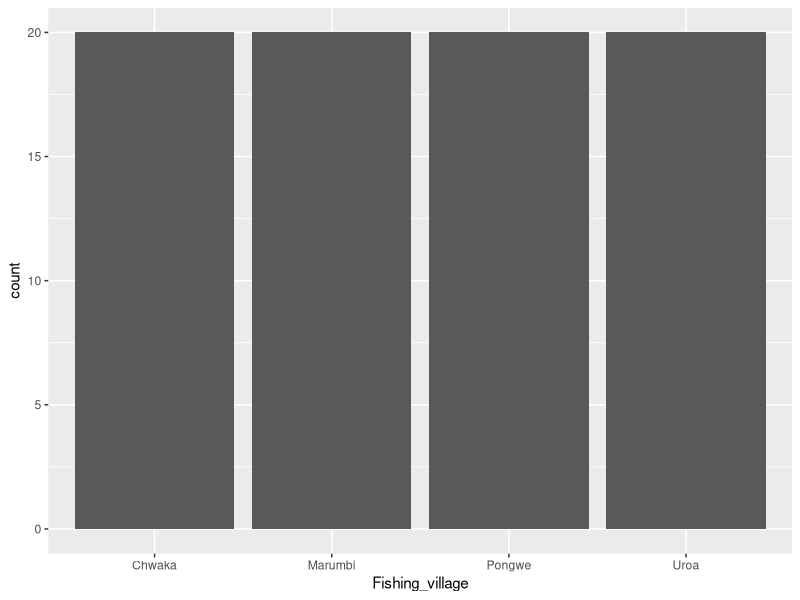
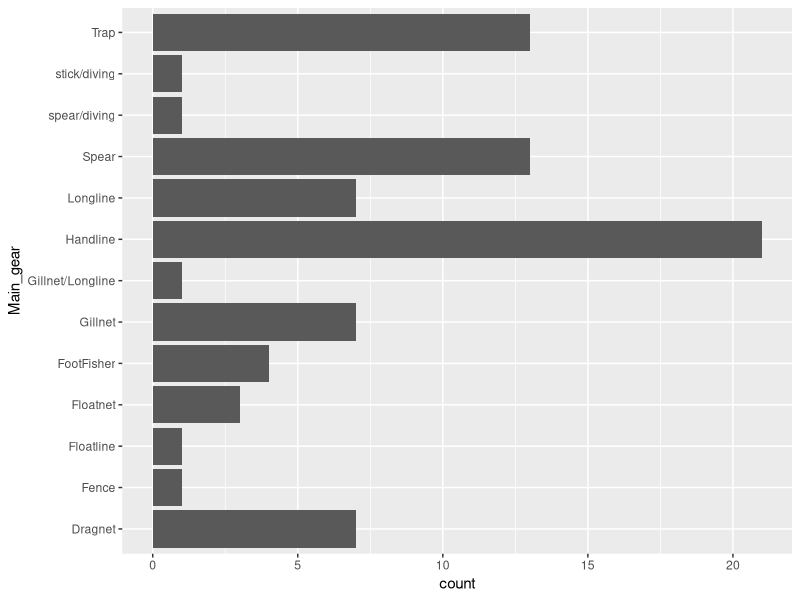
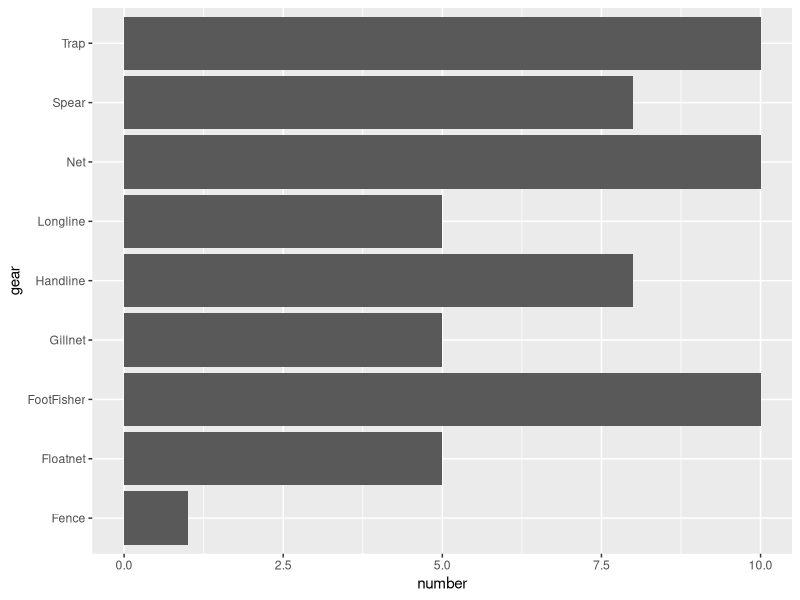
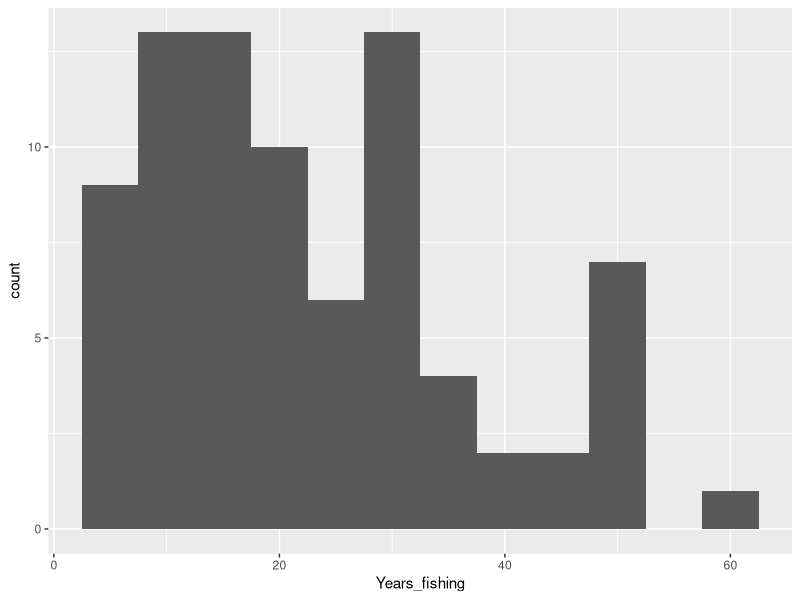
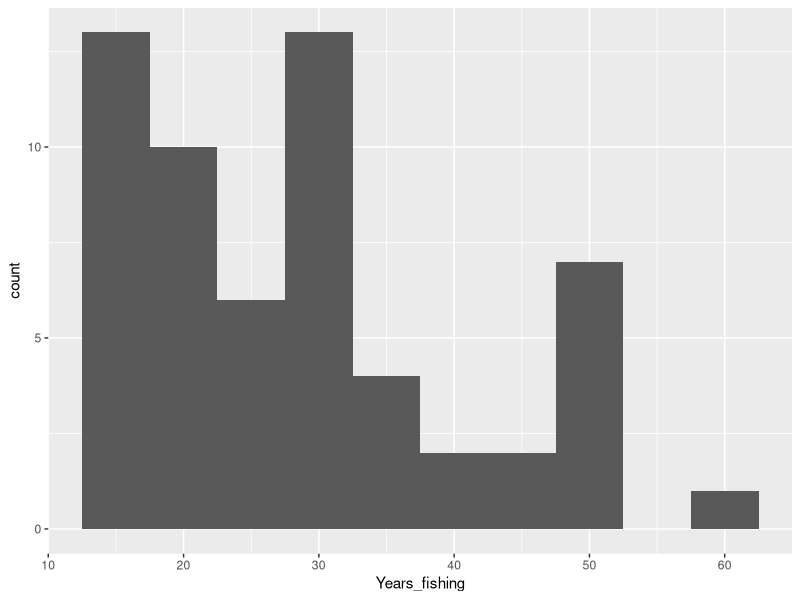
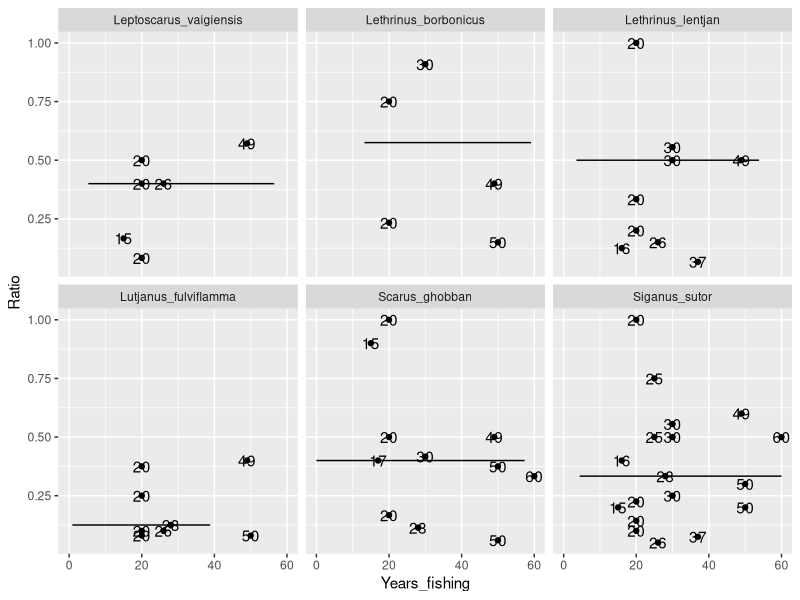
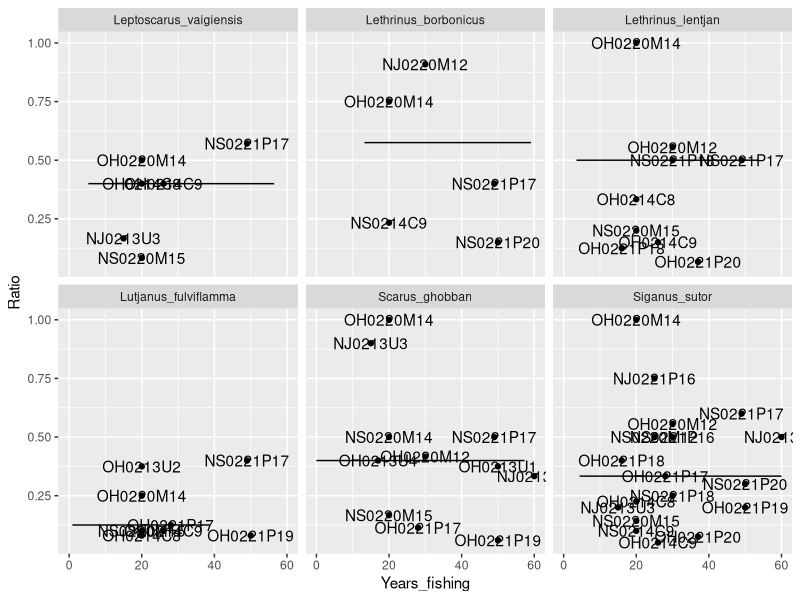
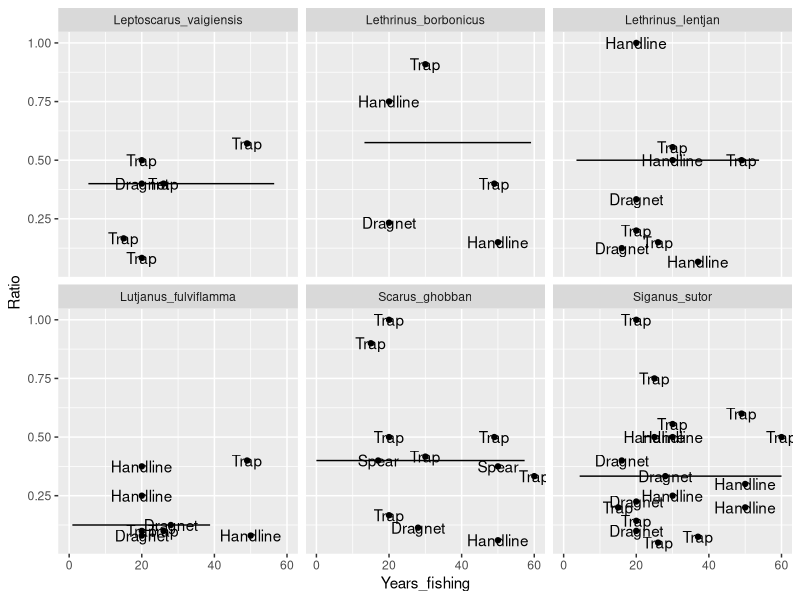

Reproduce these figures in R, in order.
## ---- chunk 1
knitr::opts_chunk$set(echo = TRUE)
library(dplyr)
library(tidyverse)
library(ggplot2)
library(gridExtra)
library(parallel)
library(stringr)
## ---- chunk 2

# This is the information about the demographics and fishing behaviour of each 
# participant
pDat <- read.table("Data/csv files/Information_participants.csv", sep=";", 
                   header=T, skip = 1, na.strings=c(""," ","NA"))

# This file contains information on which of the listed species/groups is caught
# often, occassionally and not at all
spL <- read.table("Data/csv files/Current target species.csv", sep=";", header = T)

# This file is the current and historical total catches of each participant
totC <- read.table("Data/csv files/Total current and historical catch.csv", 
                   sep=";", header=T)

spC <- read.table("Data/csv files/Current and historical catch per species.csv", 
                  sep=";", header=T)

# Now let us load the original data used to set the sample size 

sampEst <- read.table("Data/csv files/Estimation of sample size.csv", 
                      sep=";", header=T)


## ---- chunk 3

ggplot(pDat, aes(x=Fishing_village)) +
  geom_bar()

## ---- chunk 4

ggplot(pDat, aes(x=Main_gear)) +
  geom_bar()+
  coord_flip()

## ---- chunk 5

gear <- c("Handline", "Net", "Spear", "Trap", "Gillnet", "Longline", "FootFisher", "Fence", "Floatnet")
num <- c(8, 10, 8, 10, 5, 5, 10, 1, 5)
idealSamp <- data.frame(gear=gear, number=num)

ggplot(idealSamp) +
  geom_bar(aes(x=gear, y=number), stat = "identity")+
  coord_flip()

## ---- chunk 6

ggplot(pDat, aes(x=Years_fishing)) + 
  geom_histogram(binwidth = 5)

## ---- chunk 7

pDatExp <- subset(pDat, pDat$Years_fishing>=15)
idExp <- pDatExp$Id

spCExp <- subset(spC, spC$Id %in% idExp)

totCExp <- subset(totC, totC$Id %in% idExp)

## ---- chunk 8

ggplot(pDatExp, aes(x=Years_fishing)) + 
  geom_histogram(binwidth = 5)

## ---- chunk 9

t <- table(totCExp$Chwaka)

## ---- chunk 10

# Which fisher changed fishing effort over time?
totCExpTimeL <- split(totCExp, totCExp$Time) # splitting the df by time for better
                                             # handling

# changes between Sasa (2021) and Aliopanza (When fisher started fishing)
notEqual <- totCExpTimeL$Aliopanza[which(totCExpTimeL$Aliopanza$Duration_fishing_trip!=totCExpTimeL$Sasa$Duration_fishing_trip),]
notEqualId <- notEqual$Id # id's

# Now we calculate a ratio for each of these fishers 
totCExpNotequal <- subset(totCExp, totCExp$Id %in% notEqualId & 
                            totCExp$Time!="Kati_kati")
totCExpNotequal[,c(1:4,7)]

## ---- chunk 11

totCExpNotequalL <- split(totCExpNotequal, totCExpNotequal$Time)

# Here, we use the ratio between fishing effort in 2021 (Sasa) and
# when the fisher started (aliopanza)

cAdjust <- as.numeric(totCExpNotequalL$Sasa$Duration_fishing_trip)/
  as.numeric(totCExpNotequalL$Aliopanza$Duration_fishing_trip)

# We add the id's again to match with the df in question later on

dfAdjust <- data.frame(Id=notEqualId, Effort_change=cAdjust) 

# Now we add another column for effort change in our df of interest

spCExp$Effort_change <- 1
# now we adjust the ones with the change in effort:

spCExp$Effort_change <- dfAdjust$Effort_change[match(spCExp$Id,dfAdjust$Id)]
unique(spCExp$Effort_change)

spCExp$Effort_change[is.na(spCExp$Effort_change)] <- 1

spCExp$Effort_change[spCExp$Time=="Aliopanza"] <- 1
spCExp$Effort_change[spCExp$Time=="Kati_kati"] <- 1

## ---- chunk 12

dfKladde <- pDatExp[,c(1,22,23)]
dfKladde$Number_fisher <- 1

ind <- which(dfKladde$Individual_catch =="no" & !(is.na(dfKladde$Individual_catch)))

dfKladde$Number_fisher[ind] <- dfKladde$Fisher_number[ind]


dfKladde <- dfKladde[,c(1,3,4)]

# and now we add this to our df of interest

spCExp$Number_fisher <- 1

test <- dfKladde[,c("Id", "Number_fisher")]
spCExp$Number_fisher <- test$Number_fisher[match(spCExp$Id,test$Id)]


## ---- chunk 13

# spCExpL <- split(spCExp, spCExp$Time)
# 
# indg <- which(spCExpL$Aliopanza$Gear!=spCExpL$Sasa$Gear)
# 
# idds <- spCExpL$Aliopanza[indg,]$Id
# subset(spCExp, spCExp$Id %in% idds)
## ---- chunk 14

ind3 <- which(pDatExp$Years_fishing!=pDatExp$Years_fishing_Chwaka)

pDatExp[c(ind3),c(1,3,12,19)]

## ---- chunk 15
spCExp2 <- subset(spCExp, spCExp$Time!="Kati_kati")
## ---- chunk 16
spCExp2$Catch <- as.numeric(spCExp2$Catch)

spCExp2$Catch_corrected <- (spCExp2$Catch/spCExp2$Effort_change)/spCExp2$Number_fisher
## ---- chunk 17

spCExp2L <- split(spCExp2, spCExp2$Time)

spCExpFin <- spCExp2L$Sasa

spCExpFin$Ratio <- spCExp2L$Sasa$Catch_corrected/spCExp2L$Aliopanza$Catch_corrected

# we add back the aliopanza catch and the fishing years

spCExpFin$Catch_aliopanza <- spCExp2L$Aliopanza$Catch_corrected
spCExpFin$Years_fishing <- 2021-spCExp2L$Aliopanza$Time_year

spCExpFin2 <- spCExpFin[c(1:11, 13, 14, 12)]

## ---- chunk 18
spCExpFin2 <- spCExpFin2 %>% 
  group_by(Species) %>% 
  mutate(Ratio_median=median(Ratio, na.rm = T))


# Let us check for which participant the catch was higher in Aliopanza:

ind5 <- which(spCExpFin2$Ratio>1)

# We remove them for the time being:

spCExpFin3 <- spCExpFin2[-ind5,]

## ---- chunk 19

keySpNam <- c("Siganus_sutor", "Leptoscarus_vaigiensis", "Lethrinus_lentjan", 
              "Lethrinus_borbonicus", "Lutjanus_fulviflamma", "Scarus_ghobban")
keySp <- subset(spCExpFin3, spCExpFin3$Species %in% keySpNam)

# medSp <- unique(keySp$Ratio_median) 

keySp <- as.data.frame(keySp)
names(keySp)
ggplot(keySp, aes(x=Years_fishing, y=Ratio))+
  geom_point()+
  geom_line(data= keySp, aes(y=Ratio_median, 
                             x=seq(0, 60, length.out=length(Ratio_median))))+
  geom_text(aes(label=Years_fishing))+
  facet_wrap(~Species)

## ---- chunk 20

keySpNam <- c("Siganus_sutor", "Leptoscarus_vaigiensis", "Lethrinus_lentjan", 
              "Lethrinus_borbonicus", "Lutjanus_fulviflamma", "Scarus_ghobban")
keySp <- subset(spCExpFin3, spCExpFin3$Species %in% keySpNam)

# medSp <- unique(keySp$Ratio_median) 

keySp <- as.data.frame(keySp)
# names(keySp)
ggplot(keySp, aes(x=Years_fishing, y=Ratio))+
  geom_point()+
  geom_line(data= keySp, aes(y=Ratio_median, 
                             x=seq(0, 60, length.out=length(Ratio_median))))+
  geom_text(aes(label=Id))+
  facet_wrap(~Species)

## ---- chunk 21

keySpNam <- c("Siganus_sutor", "Leptoscarus_vaigiensis", "Lethrinus_lentjan", 
              "Lethrinus_borbonicus", "Lutjanus_fulviflamma", "Scarus_ghobban")
keySp <- subset(spCExpFin3, spCExpFin3$Species %in% keySpNam)

# medSp <- unique(keySp$Ratio_median) 

keySp <- as.data.frame(keySp)
# names(keySp)
ggplot(keySp, aes(x=Years_fishing, y=Ratio))+
  geom_point()+
  geom_line(data= keySp, aes(y=Ratio_median, 
                             x=seq(0, 60, length.out=length(Ratio_median))))+
  geom_text(aes(label=Gear))+
  facet_wrap(~Species)

## ---- chunk 22
# Let us add the fishing years to the data set and plot the ratios over fishing
# years
invNam <- c("Crabs_Lobsters", "Octopus", "Snails", "Squids")
inv <- subset(spCExpFin3, spCExpFin3$Species %in% invNam)

# medSp <- unique(keySp$Ratio_median) 

inv <- as.data.frame(inv)

ggplot(inv, aes(x=Years_fishing, y=Ratio))+
  geom_point()+
  geom_line(data= inv, aes(y=Ratio_median, 
                             x=seq(0, 60, length.out=length(Ratio_median))))+
   geom_text(aes(label=Years_fishing), nudge_y = 0.1)+
   geom_text(aes(label=Gear))+
  facet_wrap(~Species)


## ---- chunk 23

# Let us add the fishing years to the data set and plot the ratios over fishing
# years
carniNam <- c("Lethrinus_harak","Lethrinus_variegatus", "Lethrinus_mahsena",
              "Serranidae", "Plectorhinchus_gibbus", "Rhinobatidae", 
              "Mullidae", "Anguilliformes", "Cheilinus_trilobatus")
carni <- subset(spCExpFin3, spCExpFin3$Species %in% carniNam)

# medSp <- unique(keySp$Ratio_median) 

carni <- as.data.frame(carni)

ggplot(carni)+
  geom_point(aes(x=Years_fishing, y=Ratio))+
  geom_line(aes(y=Ratio_median, 
                x=seq(0, 60, length.out=length(Ratio_median))))+
  facet_wrap(~Species)

## ---- chunk 24
herbNam <- c("Acanthurus_spp", "Hipposcarus_harid", "Calatomus_carolinus")
herb <- subset(spCExpFin3, spCExpFin3$Species %in% herbNam)

# medSp <- unique(keySp$Ratio_median) 

herb <- as.data.frame(herb)

ggplot(herb, aes(x=Years_fishing, y=Ratio))+
  geom_point()+
  geom_line(aes(y=Ratio_median, 
                x=seq(0, 60, length.out=length(Ratio_median))))+
   geom_text(aes(label=Years_fishing), nudge_y = 0.1)+
   geom_text(aes(label=Gear))+
  facet_wrap(~Species)

